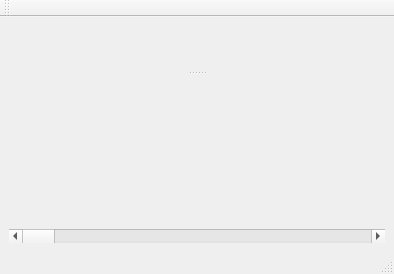
<ui version="4.0" >
 <class>ViewmdaWidget</class>
 <widget class="QMainWindow" name="ViewmdaWidget" >
  <property name="geometry" >
   <rect>
    <x>0</x>
    <y>0</y>
    <width>394</width>
    <height>274</height>
   </rect>
  </property>
  <property name="windowTitle" >
   <string>ViewMda</string>
  </property>
  <widget class="QWidget" name="centralwidget" >
   <property name="geometry" >
    <rect>
     <x>0</x>
     <y>33</y>
     <width>394</width>
     <height>222</height>
    </rect>
   </property>
   <layout class="QVBoxLayout" name="verticalLayout" >
    <item>
     <widget class="QSplitter" name="splitter" >
      <property name="orientation" >
       <enum>Qt::Vertical</enum>
      </property>
      <widget class="ViewmdaWidget2D" native="1" name="widget2d" >
       <property name="sizePolicy" >
        <sizepolicy vsizetype="Expanding" hsizetype="Preferred" >
         <horstretch>0</horstretch>
         <verstretch>0</verstretch>
        </sizepolicy>
       </property>
      </widget>
      <widget class="ViewmdaWidget1D" native="1" name="widget1d" >
       <property name="minimumSize" >
        <size>
         <width>0</width>
         <height>100</height>
        </size>
       </property>
      </widget>
     </widget>
    </item>
    <item>
     <widget class="QScrollBar" name="scrollbar" >
      <property name="orientation" >
       <enum>Qt::Horizontal</enum>
      </property>
     </widget>
    </item>
   </layout>
  </widget>
  <widget class="QMenuBar" name="menubar" >
   <property name="geometry" >
    <rect>
     <x>0</x>
     <y>0</y>
     <width>394</width>
     <height>21</height>
    </rect>
   </property>
  </widget>
  <widget class="QStatusBar" name="statusbar" >
   <property name="geometry" >
    <rect>
     <x>0</x>
     <y>255</y>
     <width>394</width>
     <height>19</height>
    </rect>
   </property>
  </widget>
  <widget class="QToolBar" name="toolBar" >
   <property name="geometry" >
    <rect>
     <x>0</x>
     <y>21</y>
     <width>394</width>
     <height>12</height>
    </rect>
   </property>
   <property name="windowTitle" >
    <string>toolBar</string>
   </property>
   <attribute name="toolBarArea" >
    <enum>TopToolBarArea</enum>
   </attribute>
   <attribute name="toolBarBreak" >
    <bool>false</bool>
   </attribute>
  </widget>
 </widget>
 <customwidgets>
  <customwidget>
   <class>ViewmdaWidget2D</class>
   <extends>QWidget</extends>
   <header>viewmdawidget2d.h</header>
   <container>1</container>
  </customwidget>
  <customwidget>
   <class>ViewmdaWidget1D</class>
   <extends>QWidget</extends>
   <header>viewmdawidget1d.h</header>
   <container>1</container>
  </customwidget>
 </customwidgets>
 <resources/>
 <connections/>
</ui>
